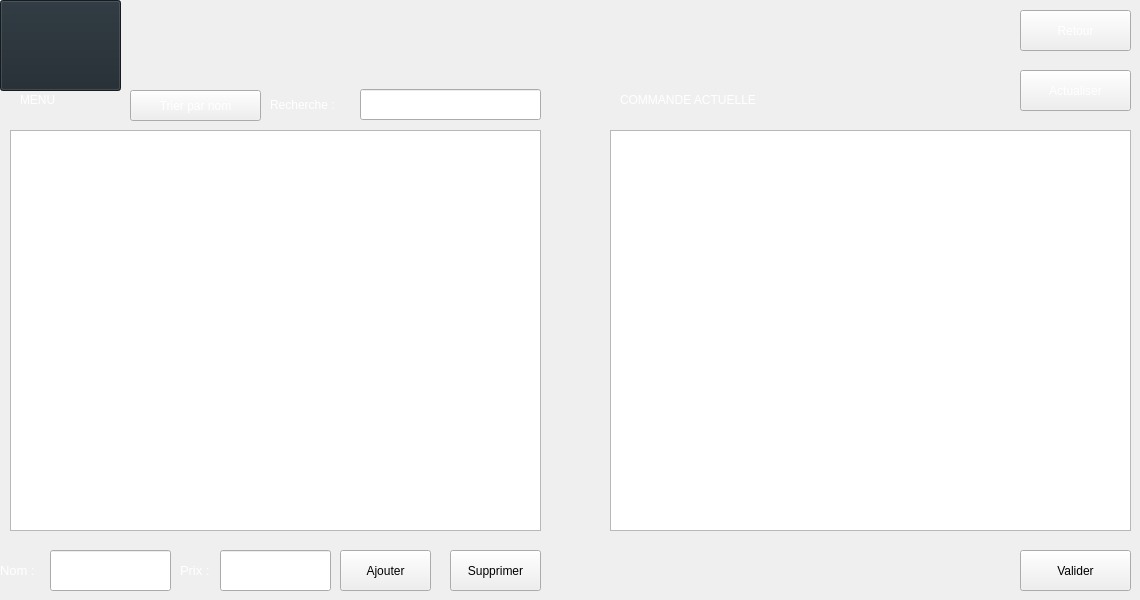
      <widget class="QWidget" name="tab">
       <attribute name="title">
        <string>MENU</string>
       </attribute>
       <widget class="QTableView" name="tableView_menu">
        <property name="geometry">
         <rect>
          <x>10</x>
          <y>130</y>
          <width>531</width>
          <height>401</height>
         </rect>
        </property>
        <property name="styleSheet">
         <string notr="true">color:white;</string>
        </property>
       </widget>
       <widget class="QLabel" name="label_4_menu">
        <property name="geometry">
         <rect>
          <x>20</x>
          <y>80</y>
          <width>101</width>
          <height>41</height>
         </rect>
        </property>
        <property name="text">
         <string>&lt;html&gt;&lt;head/&gt;&lt;body&gt;&lt;p&gt;&lt;span style=&quot; color:#ffffff;&quot;&gt;MENU&lt;/span&gt;&lt;/p&gt;&lt;/body&gt;&lt;/html&gt;</string>
        </property>
       </widget>
       <widget class="QLabel" name="label_2_menu">
        <property name="geometry">
         <rect>
          <x>270</x>
          <y>90</y>
          <width>101</width>
          <height>31</height>
         </rect>
        </property>
        <property name="text">
         <string>&lt;html&gt;&lt;head/&gt;&lt;body&gt;&lt;p&gt;&lt;span style=&quot; font-size:9pt; color:#ffffff;&quot;&gt;Recherche :&lt;/span&gt;&lt;/p&gt;&lt;/body&gt;&lt;/html&gt;</string>
        </property>
       </widget>
       <widget class="QLineEdit" name="txt_Search_menu">
        <property name="geometry">
         <rect>
          <x>360</x>
          <y>89</y>
          <width>181</width>
          <height>31</height>
         </rect>
        </property>
        <property name="styleSheet">
         <string notr="true"/>
        </property>
       </widget>
       <widget class="QPushButton" name="Actualiser_menu">
        <property name="geometry">
         <rect>
          <x>1020</x>
          <y>70</y>
          <width>111</width>
          <height>41</height>
         </rect>
        </property>
        <property name="styleSheet">
         <string notr="true">color:white;</string>
        </property>
        <property name="text">
         <string>Actualiser</string>
        </property>
        <property name="icon">
         <iconset>
          <normaloff>:/resources/images/update.png</normaloff>:/resources/images/update.png</iconset>
        </property>
       </widget>
       <widget class="QTableView" name="tableView2_menu">
        <property name="geometry">
         <rect>
          <x>610</x>
          <y>130</y>
          <width>521</width>
          <height>401</height>
         </rect>
        </property>
        <property name="styleSheet">
         <string notr="true">color:white;</string>
        </property>
       </widget>
       <widget class="QLabel" name="label_6_menu">
        <property name="geometry">
         <rect>
          <x>620</x>
          <y>80</y>
          <width>151</width>
          <height>41</height>
         </rect>
        </property>
        <property name="text">
         <string>&lt;html&gt;&lt;head/&gt;&lt;body&gt;&lt;p&gt;&lt;span style=&quot; color:#ffffff;&quot;&gt;COMMANDE ACTUELLE&lt;/span&gt;&lt;/p&gt;&lt;/body&gt;&lt;/html&gt;</string>
        </property>
       </widget>
       <widget class="QPushButton" name="Trier_menu">
        <property name="geometry">
         <rect>
          <x>130</x>
          <y>90</y>
          <width>131</width>
          <height>31</height>
         </rect>
        </property>
        <property name="styleSheet">
         <string notr="true">color:white;</string>
        </property>
        <property name="text">
         <string>Trier par nom</string>
        </property>
        <property name="icon">
         <iconset>
          <normaloff>:/resources/images/reservation.png</normaloff>:/resources/images/reservation.png</iconset>
        </property>
       </widget>
       <widget class="QPushButton" name="Retour_menu">
        <property name="geometry">
         <rect>
          <x>1020</x>
          <y>10</y>
          <width>111</width>
          <height>41</height>
         </rect>
        </property>
        <property name="styleSheet">
         <string notr="true">color:white;</string>
        </property>
        <property name="text">
         <string>Retour</string>
        </property>
        <property name="icon">
         <iconset resource="Ressources.qrc">
          <normaloff>:/new/images/images/return.png</normaloff>:/new/images/images/return.png</iconset>
        </property>
       </widget>
       <widget class="QLabel" name="label_5_menu">
        <property name="geometry">
         <rect>
          <x>180</x>
          <y>560</y>
          <width>61</width>
          <height>21</height>
         </rect>
        </property>
        <property name="text">
         <string>&lt;html&gt;&lt;head/&gt;&lt;body&gt;&lt;p&gt;&lt;span style=&quot; font-size:10pt; color:#ffffff;&quot;&gt;Prix :&lt;/span&gt;&lt;/p&gt;&lt;/body&gt;&lt;/html&gt;</string>
        </property>
       </widget>
       <widget class="QPushButton" name="Supprimer_menu">
        <property name="geometry">
         <rect>
          <x>450</x>
          <y>550</y>
          <width>91</width>
          <height>41</height>
         </rect>
        </property>
        <property name="styleSheet">
         <string notr="true"/>
        </property>
        <property name="text">
         <string>Supprimer</string>
        </property>
        <property name="icon">
         <iconset resource="Ressources.qrc">
          <normaloff>:/new/images/images/delete.png</normaloff>:/new/images/images/delete.png</iconset>
        </property>
       </widget>
       <widget class="QLabel" name="label_3_menu">
        <property name="geometry">
         <rect>
          <x>0</x>
          <y>560</y>
          <width>51</width>
          <height>21</height>
         </rect>
        </property>
        <property name="text">
         <string>&lt;html&gt;&lt;head/&gt;&lt;body&gt;&lt;p&gt;&lt;span style=&quot; font-size:10pt; color:#ffffff;&quot;&gt;Nom :&lt;/span&gt;&lt;/p&gt;&lt;/body&gt;&lt;/html&gt;</string>
        </property>
       </widget>
       <widget class="QLineEdit" name="txt_Prix_menu">
        <property name="geometry">
         <rect>
          <x>220</x>
          <y>550</y>
          <width>111</width>
          <height>41</height>
         </rect>
        </property>
        <property name="styleSheet">
         <string notr="true"/>
        </property>
       </widget>
       <widget class="QPushButton" name="Ajouter_menu">
        <property name="geometry">
         <rect>
          <x>340</x>
          <y>550</y>
          <width>91</width>
          <height>41</height>
         </rect>
        </property>
        <property name="styleSheet">
         <string notr="true"/>
        </property>
        <property name="text">
         <string>Ajouter</string>
        </property>
        <property name="icon">
         <iconset>
          <normaloff>images/add.png</normaloff>images/add.png</iconset>
        </property>
       </widget>
       <widget class="QPushButton" name="Valider_menu">
        <property name="geometry">
         <rect>
          <x>1020</x>
          <y>550</y>
          <width>111</width>
          <height>41</height>
         </rect>
        </property>
        <property name="styleSheet">
         <string notr="true"/>
        </property>
        <property name="text">
         <string>Valider</string>
        </property>
        <property name="icon">
         <iconset>
          <normaloff>:/resources/images/add.png</normaloff>:/resources/images/add.png</iconset>
        </property>
       </widget>
       <widget class="QLineEdit" name="txt_Nom_menu">
        <property name="geometry">
         <rect>
          <x>50</x>
          <y>550</y>
          <width>121</width>
          <height>41</height>
         </rect>
        </property>
        <property name="styleSheet">
         <string notr="true"/>
        </property>
       </widget>
       <widget class="QPushButton" name="pushButton_25">
        <property name="geometry">
         <rect>
          <x>0</x>
          <y>0</y>
          <width>121</width>
          <height>91</height>
         </rect>
        </property>
        <property name="styleSheet">
         <string notr="true">QPushButton
{
 
    background-color: #1e272e;
    
    border-color: #1e272e;
   
}</string>
        </property>
        <property name="text">
         <string/>
        </property>
        <property name="icon">
         <iconset resource="Ressources.qrc">
          <normaloff>:/new/images/images/Image4.png</normaloff>:/new/images/images/Image4.png</iconset>
        </property>
        <property name="iconSize">
         <size>
          <width>80</width>
          <height>80</height>
         </size>
        </property>
       </widget>
      </widget>
